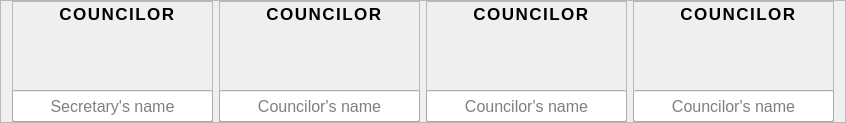
           <widget class="QFrame" name="frame_9">
            <property name="frameShape">
             <enum>QFrame::StyledPanel</enum>
            </property>
            <property name="frameShadow">
             <enum>QFrame::Raised</enum>
            </property>
            <layout class="QHBoxLayout" name="horizontalLayout_7">
             <property name="topMargin">
              <number>0</number>
             </property>
             <property name="bottomMargin">
              <number>0</number>
             </property>
             <item>
              <widget class="QFrame" name="frame_19">
               <property name="minimumSize">
                <size>
                 <width>201</width>
                 <height>121</height>
                </size>
               </property>
               <property name="maximumSize">
                <size>
                 <width>201</width>
                 <height>121</height>
                </size>
               </property>
               <property name="frameShape">
                <enum>QFrame::StyledPanel</enum>
               </property>
               <property name="frameShadow">
                <enum>QFrame::Raised</enum>
               </property>
               <widget class="QLabel" name="councilor_img5">
                <property name="geometry">
                 <rect>
                  <x>55</x>
                  <y>26</y>
                  <width>91</width>
                  <height>63</height>
                 </rect>
                </property>
                <property name="minimumSize">
                 <size>
                  <width>91</width>
                  <height>63</height>
                 </size>
                </property>
                <property name="styleSheet">
                 <string notr="true">background-color: transparent;</string>
                </property>
                <property name="text">
                 <string/>
                </property>
                <property name="pixmap">
                 <pixmap>../images&amp;icon/councilor.png</pixmap>
                </property>
                <property name="scaledContents">
                 <bool>true</bool>
                </property>
               </widget>
               <widget class="QLabel" name="label_9">
                <property name="geometry">
                 <rect>
                  <x>30</x>
                  <y>0</y>
                  <width>151</width>
                  <height>26</height>
                 </rect>
                </property>
                <property name="font">
                 <font>
                  <pointsize>13</pointsize>
                  <bold>true</bold>
                 </font>
                </property>
                <property name="styleSheet">
                 <string notr="true">letter-spacing: 1.5px;</string>
                </property>
                <property name="text">
                 <string>&lt;html&gt;&lt;head/&gt;&lt;body&gt;&lt;p align=&quot;center&quot;&gt;COUNCILOR&lt;/p&gt;&lt;/body&gt;&lt;/html&gt;</string>
                </property>
               </widget>
               <widget class="QLineEdit" name="councilor_display_5">
                <property name="geometry">
                 <rect>
                  <x>0</x>
                  <y>89</y>
                  <width>201</width>
                  <height>32</height>
                 </rect>
                </property>
                <property name="font">
                 <font>
                  <pointsize>12</pointsize>
                 </font>
                </property>
                <property name="styleSheet">
                 <string notr="true">text-align: center;</string>
                </property>
                <property name="alignment">
                 <set>Qt::AlignCenter</set>
                </property>
                <property name="readOnly">
                 <bool>true</bool>
                </property>
                <property name="placeholderText">
                 <string>Secretary's name</string>
                </property>
                <property name="cursorMoveStyle">
                 <enum>Qt::LogicalMoveStyle</enum>
                </property>
                <property name="clearButtonEnabled">
                 <bool>false</bool>
                </property>
               </widget>
              </widget>
             </item>
             <item>
              <widget class="QFrame" name="frame_20">
               <property name="minimumSize">
                <size>
                 <width>201</width>
                 <height>121</height>
                </size>
               </property>
               <property name="maximumSize">
                <size>
                 <width>201</width>
                 <height>121</height>
                </size>
               </property>
               <property name="frameShape">
                <enum>QFrame::StyledPanel</enum>
               </property>
               <property name="frameShadow">
                <enum>QFrame::Raised</enum>
               </property>
               <widget class="QLabel" name="councilor_img6">
                <property name="geometry">
                 <rect>
                  <x>55</x>
                  <y>26</y>
                  <width>91</width>
                  <height>63</height>
                 </rect>
                </property>
                <property name="minimumSize">
                 <size>
                  <width>91</width>
                  <height>63</height>
                 </size>
                </property>
                <property name="styleSheet">
                 <string notr="true">background-color: transparent;</string>
                </property>
                <property name="text">
                 <string/>
                </property>
                <property name="pixmap">
                 <pixmap>../images&amp;icon/councilor.png</pixmap>
                </property>
                <property name="scaledContents">
                 <bool>true</bool>
                </property>
               </widget>
               <widget class="QLabel" name="label_10">
                <property name="geometry">
                 <rect>
                  <x>30</x>
                  <y>0</y>
                  <width>151</width>
                  <height>26</height>
                 </rect>
                </property>
                <property name="font">
                 <font>
                  <pointsize>13</pointsize>
                  <bold>true</bold>
                 </font>
                </property>
                <property name="styleSheet">
                 <string notr="true">letter-spacing: 1.5px;</string>
                </property>
                <property name="text">
                 <string>&lt;html&gt;&lt;head/&gt;&lt;body&gt;&lt;p align=&quot;center&quot;&gt;COUNCILOR&lt;/p&gt;&lt;/body&gt;&lt;/html&gt;</string>
                </property>
               </widget>
               <widget class="QLineEdit" name="councilor_display_6">
                <property name="geometry">
                 <rect>
                  <x>0</x>
                  <y>89</y>
                  <width>201</width>
                  <height>32</height>
                 </rect>
                </property>
                <property name="font">
                 <font>
                  <pointsize>12</pointsize>
                 </font>
                </property>
                <property name="styleSheet">
                 <string notr="true">text-align: center;</string>
                </property>
                <property name="alignment">
                 <set>Qt::AlignCenter</set>
                </property>
                <property name="readOnly">
                 <bool>true</bool>
                </property>
                <property name="placeholderText">
                 <string>Councilor's name</string>
                </property>
                <property name="cursorMoveStyle">
                 <enum>Qt::LogicalMoveStyle</enum>
                </property>
                <property name="clearButtonEnabled">
                 <bool>false</bool>
                </property>
               </widget>
              </widget>
             </item>
             <item>
              <widget class="QFrame" name="frame_21">
               <property name="minimumSize">
                <size>
                 <width>201</width>
                 <height>121</height>
                </size>
               </property>
               <property name="maximumSize">
                <size>
                 <width>201</width>
                 <height>121</height>
                </size>
               </property>
               <property name="frameShape">
                <enum>QFrame::StyledPanel</enum>
               </property>
               <property name="frameShadow">
                <enum>QFrame::Raised</enum>
               </property>
               <widget class="QLabel" name="councilor_img7">
                <property name="geometry">
                 <rect>
                  <x>55</x>
                  <y>26</y>
                  <width>91</width>
                  <height>63</height>
                 </rect>
                </property>
                <property name="minimumSize">
                 <size>
                  <width>91</width>
                  <height>63</height>
                 </size>
                </property>
                <property name="styleSheet">
                 <string notr="true">background-color: transparent;</string>
                </property>
                <property name="text">
                 <string/>
                </property>
                <property name="pixmap">
                 <pixmap>../images&amp;icon/councilor.png</pixmap>
                </property>
                <property name="scaledContents">
                 <bool>true</bool>
                </property>
               </widget>
               <widget class="QLabel" name="label_11">
                <property name="geometry">
                 <rect>
                  <x>30</x>
                  <y>0</y>
                  <width>151</width>
                  <height>26</height>
                 </rect>
                </property>
                <property name="font">
                 <font>
                  <pointsize>13</pointsize>
                  <bold>true</bold>
                 </font>
                </property>
                <property name="styleSheet">
                 <string notr="true">letter-spacing: 1.5px;</string>
                </property>
                <property name="text">
                 <string>&lt;html&gt;&lt;head/&gt;&lt;body&gt;&lt;p align=&quot;center&quot;&gt;COUNCILOR&lt;/p&gt;&lt;/body&gt;&lt;/html&gt;</string>
                </property>
               </widget>
               <widget class="QLineEdit" name="councilor_display_7">
                <property name="geometry">
                 <rect>
                  <x>0</x>
                  <y>89</y>
                  <width>201</width>
                  <height>32</height>
                 </rect>
                </property>
                <property name="font">
                 <font>
                  <pointsize>12</pointsize>
                 </font>
                </property>
                <property name="styleSheet">
                 <string notr="true">text-align: center;</string>
                </property>
                <property name="alignment">
                 <set>Qt::AlignCenter</set>
                </property>
                <property name="readOnly">
                 <bool>true</bool>
                </property>
                <property name="placeholderText">
                 <string>Councilor's name</string>
                </property>
                <property name="cursorMoveStyle">
                 <enum>Qt::LogicalMoveStyle</enum>
                </property>
                <property name="clearButtonEnabled">
                 <bool>false</bool>
                </property>
               </widget>
              </widget>
             </item>
             <item>
              <widget class="QFrame" name="frame_22">
               <property name="minimumSize">
                <size>
                 <width>201</width>
                 <height>121</height>
                </size>
               </property>
               <property name="maximumSize">
                <size>
                 <width>201</width>
                 <height>121</height>
                </size>
               </property>
               <property name="frameShape">
                <enum>QFrame::StyledPanel</enum>
               </property>
               <property name="frameShadow">
                <enum>QFrame::Raised</enum>
               </property>
               <widget class="QLabel" name="councilor_img8">
                <property name="geometry">
                 <rect>
                  <x>55</x>
                  <y>26</y>
                  <width>91</width>
                  <height>63</height>
                 </rect>
                </property>
                <property name="minimumSize">
                 <size>
                  <width>91</width>
                  <height>63</height>
                 </size>
                </property>
                <property name="styleSheet">
                 <string notr="true">background-color: transparent;</string>
                </property>
                <property name="text">
                 <string/>
                </property>
                <property name="pixmap">
                 <pixmap>../images&amp;icon/councilor.png</pixmap>
                </property>
                <property name="scaledContents">
                 <bool>true</bool>
                </property>
               </widget>
               <widget class="QLabel" name="label_12">
                <property name="geometry">
                 <rect>
                  <x>30</x>
                  <y>0</y>
                  <width>151</width>
                  <height>26</height>
                 </rect>
                </property>
                <property name="font">
                 <font>
                  <pointsize>13</pointsize>
                  <bold>true</bold>
                 </font>
                </property>
                <property name="styleSheet">
                 <string notr="true">letter-spacing: 1.5px;</string>
                </property>
                <property name="text">
                 <string>&lt;html&gt;&lt;head/&gt;&lt;body&gt;&lt;p align=&quot;center&quot;&gt;COUNCILOR&lt;/p&gt;&lt;/body&gt;&lt;/html&gt;</string>
                </property>
               </widget>
               <widget class="QLineEdit" name="councilor_display_8">
                <property name="geometry">
                 <rect>
                  <x>0</x>
                  <y>89</y>
                  <width>201</width>
                  <height>32</height>
                 </rect>
                </property>
                <property name="font">
                 <font>
                  <pointsize>12</pointsize>
                 </font>
                </property>
                <property name="styleSheet">
                 <string notr="true">text-align: center;</string>
                </property>
                <property name="alignment">
                 <set>Qt::AlignCenter</set>
                </property>
                <property name="readOnly">
                 <bool>true</bool>
                </property>
                <property name="placeholderText">
                 <string>Councilor's name</string>
                </property>
                <property name="cursorMoveStyle">
                 <enum>Qt::LogicalMoveStyle</enum>
                </property>
                <property name="clearButtonEnabled">
                 <bool>false</bool>
                </property>
               </widget>
              </widget>
             </item>
            </layout>
           </widget>
